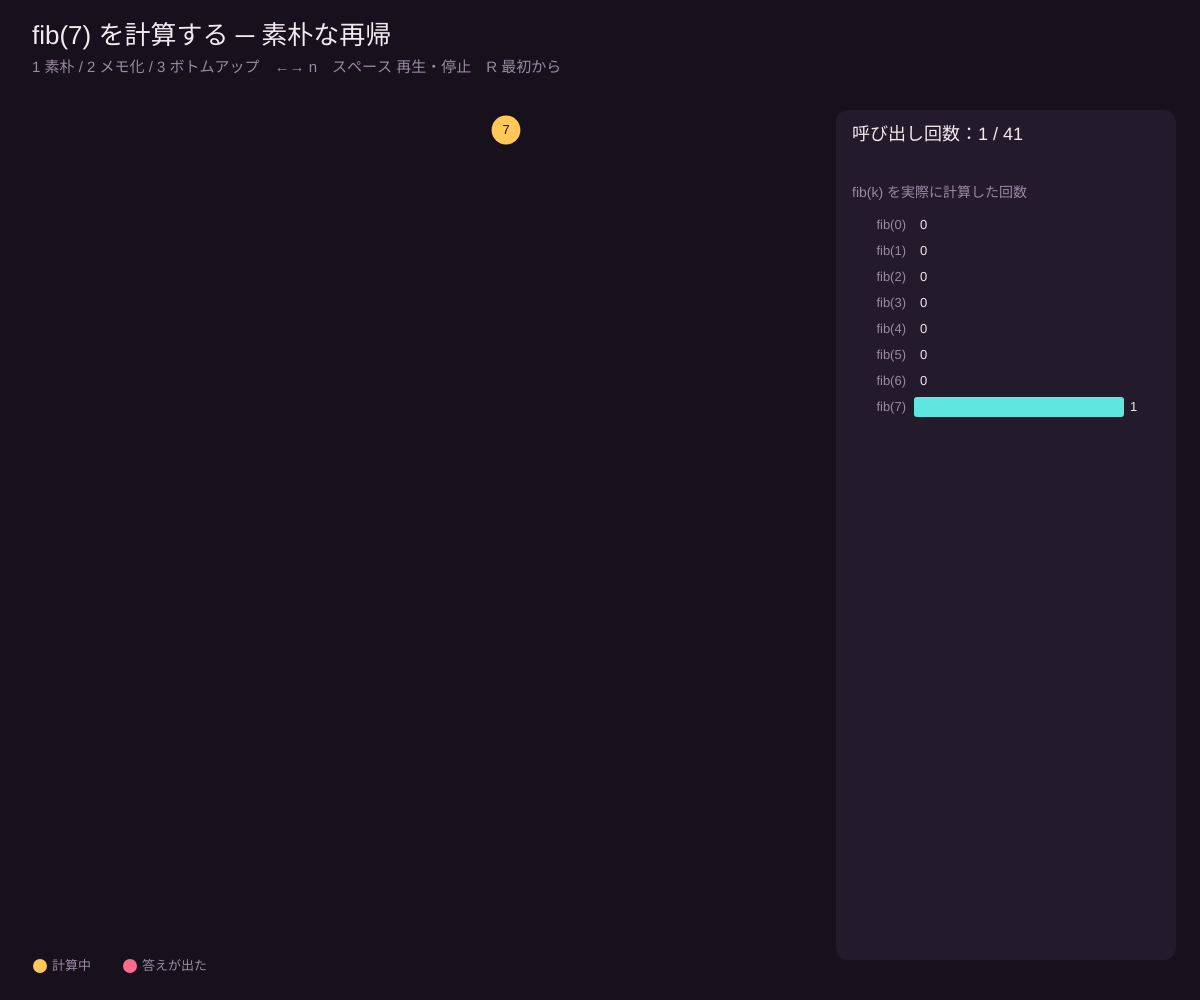
Frame 1 (no input)
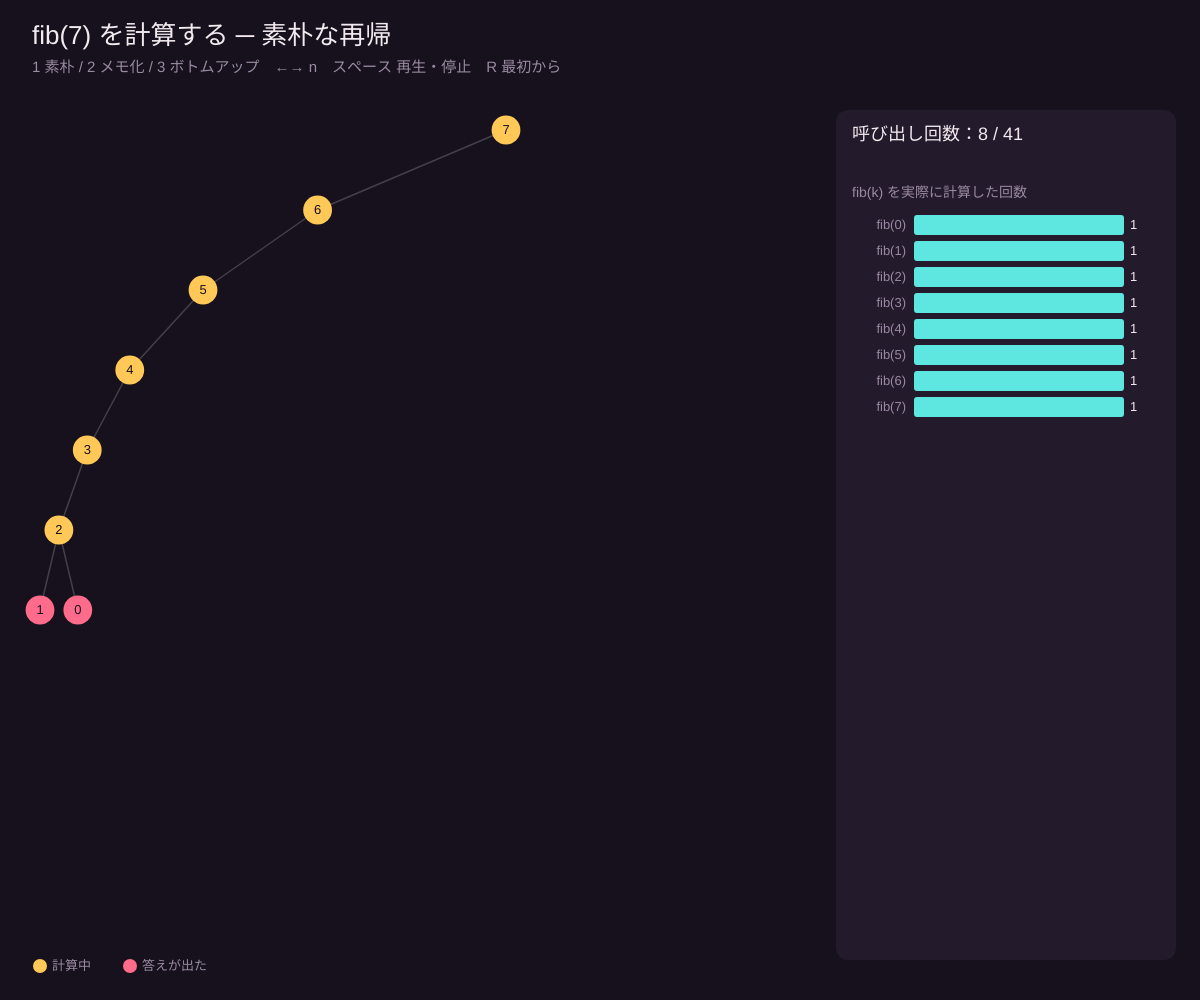
Frame 60 (no input)
Frame 120 (the mouse pressed at the canvas centre since frame 60): identical to frame 60, image omitted

The p5.js sketch that drew these frames (run headless with seeded random() and noise() and a simulated clock; from frame 60 on, the mouse is pressed at the canvas centre):

// p5.js sketch
// ── sketch.js
// ============================================
// 00 フィボナッチの呼び出し木：同じ計算を何度もしていない？
// fib(n) = fib(n-1) + fib(n-2)。そのまま再帰すると同じ fib(k) を何度も計算する（部分問題の重複）
// 一度計算した答えを表にメモすると、呼び出しが激減する。これが動的計画法（DP）の出発点
// 1 = 素朴な再帰 / 2 = メモ化 / 3 = ボトムアップ / ←→ = n / スペース = 再生・停止 / R = 最初から
// ============================================

let n = 7;            // ★ 最初の n（素朴な再帰は 11 くらいまで）
let speedScale = 1;   // ★ アニメの速さ（2 にすると倍速）

let mode = 1;
let nodes = [], events = [], t = 0, playing = true;
let leaves = 1, maxDepth = 1, callCount = [];

const BG = '#16111c', PANEL = '#231a2b', FG = '#f3eaf0', MUTED = '#9a8aa3';
const RASP = '#ff6b8b', CYAN = '#5ee6e0', AMBER = '#ffc857';

function setup() {
  createCanvas(windowWidth, windowHeight);
  rebuild();
}

function rebuild() {
  nodes = []; events = []; t = 0;
  callCount = new Array(n + 1).fill(0);
  if (mode === 3) {
    for (let i = 0; i <= n; i++) events.push({ type: 'fill', k: i });
    return;
  }
  let leafNo = 0, memo = {};
  maxDepth = 0;
  function call(k, depth, parent) {
    let node = { k, depth, parent, kids: [], hit: false, val: 0, enter: events.length };
    nodes.push(node);
    events.push({ type: 'enter', node });
    if (parent) parent.kids.push(node);
    maxDepth = max(maxDepth, depth);
    if (mode === 2 && memo[k] !== undefined) {
      node.hit = true; node.val = memo[k];      // メモに答えがある → 計算しない
    } else if (k < 2) {
      node.val = k;
    } else {
      let a = call(k - 1, depth + 1, node).val;
      let b = call(k - 2, depth + 1, node).val;
      node.val = a + b;
    }
    if (mode === 2) memo[k] = node.val;
    if (node.kids.length === 0) node.x = leafNo++;
    else node.x = (node.kids[0].x + node.kids[node.kids.length - 1].x) / 2;
    node.exit = events.length;
    events.push({ type: 'exit', node });
    return node;
  }
  call(n, 0, null);
  leaves = max(1, leafNo);
}

function draw() {
  background(BG);
  if (playing && t < events.length) t = min(events.length, t + max(0.15, events.length / 500) * speedScale);
  let shown = floor(t);

  noStroke(); fill(FG); textAlign(LEFT, TOP); textSize(26);
  let names = ['', '素朴な再帰', 'メモ化（トップダウン）', 'ボトムアップ（表を左から埋める）'];
  text(`fib(${n}) を計算する ─ ${names[mode]}`, 32, 24);
  textSize(15); fill(MUTED);
  text('1 素朴 / 2 メモ化 / 3 ボトムアップ　←→ n　スペース 再生・停止　R 最初から', 32, 60);

  if (mode === 3) drawBottomUp(shown);
  else drawTree(shown);
}

function drawTree(shown) {
  let W = width * 0.68, top = 130, bottom = height - 60;
  let dy = min(80, (bottom - top) / max(1, maxDepth));
  let r = constrain((W - 60) / leaves * 0.8, 8, 36);
  let px = (nd) => leaves === 1 ? W / 2 : map(nd.x, 0, leaves - 1, 40, W - 20);
  let py = (nd) => top + nd.depth * dy;

  let calls = 0, hits = 0;
  for (let i = 0; i < callCount.length; i++) callCount[i] = 0;
  for (let nd of nodes) {
    if (nd.enter > shown) continue;
    calls++;
    if (nd.hit) hits++; else callCount[nd.k]++;
    if (nd.parent) { stroke(255, 255, 255, 50); strokeWeight(1.5); line(px(nd), py(nd), px(nd.parent), py(nd.parent)); }
  }
  for (let nd of nodes) {
    if (nd.enter > shown) continue;
    let done = nd.exit <= shown;
    noStroke();
    if (nd.hit) fill(CYAN);
    else if (!done) fill(AMBER);
    else fill(color(RASP));
    circle(px(nd), py(nd), r);
    if (r > 16) {
      fill(BG); textAlign(CENTER, CENTER); textSize(min(16, r * 0.45));
      text(nd.k, px(nd), py(nd));
    }
  }

  // 右のパネル：fib(k) が何回計算されたか
  let x0 = W + 20, w = width - x0 - 24;
  noStroke(); fill(PANEL); rect(x0, 110, w, height - 150, 12);
  fill(FG); textAlign(LEFT, TOP); textSize(18);
  text(`呼び出し回数：${calls} / ${nodes.length}`, x0 + 16, 126);
  if (mode === 2) { fill(CYAN); text(`メモから答えた：${hits} 回`, x0 + 16, 152); }
  fill(MUTED); textSize(14);
  text('fib(k) を実際に計算した回数', x0 + 16, 186);
  let rowH = min(26, (height - 260) / (n + 1));
  let mx = max(1, ...callCount);
  for (let k = 0; k <= n; k++) {
    let y = 212 + k * rowH;
    fill(MUTED); textAlign(RIGHT, CENTER); textSize(13);
    text(`fib(${k})`, x0 + 70, y + rowH / 2);
    fill(callCount[k] > 1 ? RASP : CYAN);
    rect(x0 + 78, y + 3, (w - 130) * callCount[k] / mx, rowH - 6, 3);
    fill(FG); textAlign(LEFT, CENTER);
    text(callCount[k], x0 + 84 + (w - 130) * callCount[k] / mx, y + rowH / 2);
  }
  // 凡例
  let ly = height - 34;
  textSize(13); textAlign(LEFT, CENTER);
  fill(AMBER); circle(40, ly, 14); fill(MUTED); text('計算中', 52, ly);
  fill(RASP); circle(130, ly, 14); fill(MUTED); text('答えが出た', 142, ly);
  if (mode === 2) { fill(CYAN); circle(250, ly, 14); fill(MUTED); text('メモを見ただけ', 262, ly); }
}

function drawBottomUp(shown) {
  let cw = min(110, (width - 80) / (n + 1)), y = height * 0.45, x0 = (width - cw * (n + 1)) / 2;
  let f = [0, 1];
  for (let i = 2; i <= n; i++) f[i] = f[i - 1] + f[i - 2];
  for (let i = 0; i <= n; i++) {
    let x = x0 + i * cw;
    let filled = i < shown, cur = i === shown - 1;
    stroke(cur ? AMBER : '#3a2f44'); strokeWeight(cur ? 3 : 1.5);
    fill(filled ? (cur ? '#4a3a20' : PANEL) : BG);
    rect(x + 3, y, cw - 6, cw - 6, 8);
    noStroke(); fill(MUTED); textAlign(CENTER, BOTTOM); textSize(13);
    text(`f[${i}]`, x + cw / 2, y - 6);
    if (filled) { fill(FG); textAlign(CENTER, CENTER); textSize(min(22, cw * 0.28)); text(f[i], x + cw / 2, y + cw / 2 - 3); }
    if (cur && i >= 2) {
      for (let d of [1, 2]) {
        let sx = x0 + (i - d) * cw + cw / 2, ex = x + cw / 2;
        noFill(); stroke(d === 1 ? CYAN : RASP); strokeWeight(2.5);
        let h = 50 + d * 30;
        bezier(sx, y + cw, sx, y + cw + h, ex, y + cw + h, ex, y + cw);
      }
    }
  }
  noStroke(); fill(FG); textAlign(CENTER, TOP); textSize(18);
  text(`足し算の回数：${max(0, min(shown, n + 1) - 2)} 回（素朴な再帰なら ${fibCalls(n)} 回の呼び出し）`, width / 2, y + cw + 120);
  fill(MUTED); textSize(15);
  text('f[i] = f[i-1] + f[i-2] を i の小さい順に。必要な答えはいつも表にある', width / 2, y + cw + 150);
}

function fibCalls(k) { let a = 1, b = 1; for (let i = 2; i <= k; i++) [a, b] = [b, a + b + 1]; return k < 2 ? 1 : b; }

function keyPressed() {
  if (key === '1' || key === '2' || key === '3') {
    mode = int(key);
    if (mode === 1) n = min(n, 11);
    rebuild();
  }
  let lim = mode === 1 ? 11 : mode === 2 ? 22 : 30;
  if (key === RIGHT_ARROW) { n = min(lim, n + 1); rebuild(); }
  if (key === LEFT_ARROW) { n = max(1, n - 1); rebuild(); }
  if (key === ' ') playing = !playing;
  if (key === 'r' || key === 'R') { t = 0; playing = true; }
}

function mousePressed() { playing = !playing; }
function windowResized() { resizeCanvas(windowWidth, windowHeight); }
